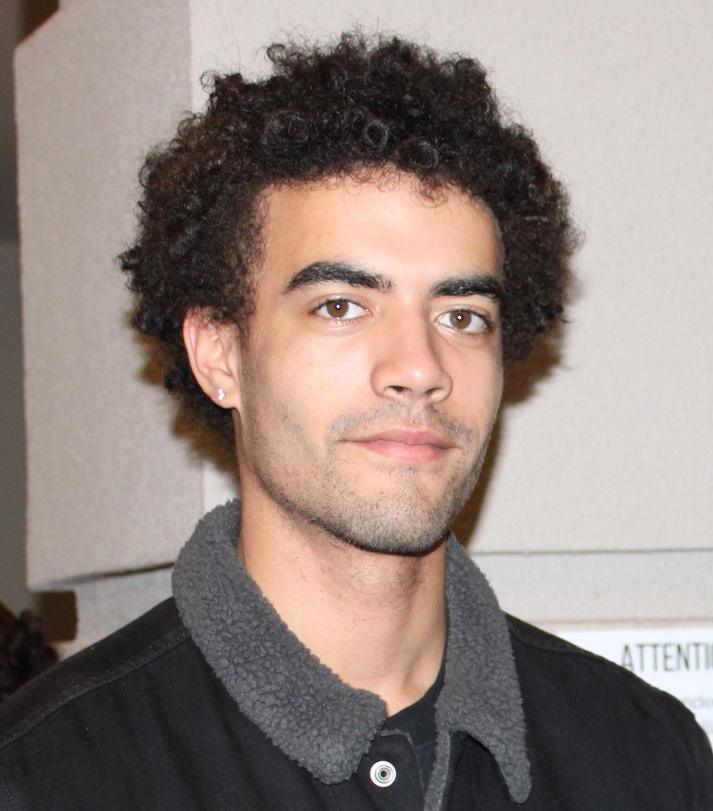
#> input picture Images/headshot copy.jpeg, 713 x 811 px
$ python -i image_to_ascii.py   (imports and definitions only)
#> lines starting #> are read from the running program, lines starting #| are printed output that depends on the picture
import PIL.Image
import tkinter as tk
from tkinter import filedialog
from PIL import Image, ImageTk

ASCII_CHARS = ["@", "#", "$", "%", "?", "*", "+", ";", ":", ",", "."]

def convert_image():
    path = filedialog.askopenfilename()
#> the answer given: Images/headshot copy.jpeg
    if path:
        try:
            image = Image.open(path)
#> image is the input picture: PIL image 713x811 RGB; mean R, G, B 146.6, 132.6, 126.6
            image = resize(image)
            greyscale_image = to_greyscale(image)
            ascii_str = pixel_to_ascii(greyscale_image)
            img_width = greyscale_image.width
            ascii_str_len = len(ascii_str)
            ascii_img = ""
            for i in range(0, ascii_str_len, img_width):
                ascii_img += ascii_str[i:i+img_width] + "\n"
            ascii_text.delete(1.0, tk.END)
            ascii_text.insert(tk.END, ascii_img)
        except Exception as e:
            print("Error:", e)

def main():
    path = input("Enter the path to the image file: \n")
    try:
        image = PIL.Image.open(path)
    except FileNotFoundError:
        print("Unable to find image at:", path)
        return

    image = resize(image)
    greyscale_image = to_greyscale(image)
    ascii_str = pixel_to_ascii(greyscale_image)
    img_width = greyscale_image.width
    ascii_str_len = len(ascii_str)
    ascii_img = ""
    # Split the string based on width of the image
    for i in range(0, ascii_str_len, img_width):
        ascii_img += ascii_str[i:i+img_width] + "\n"
    # Save the string to a file
    with open("ascii_image.txt", "w") as f:
        f.write(ascii_img)


def resize(image, new_width=100):
#> called with new_width = 100
    old_width, old_height = image.size
#> old_width = 713; old_height = 811
    new_height = int(new_width * old_height / old_width)
#> new_height = 113
    return image.resize((new_width, new_height))
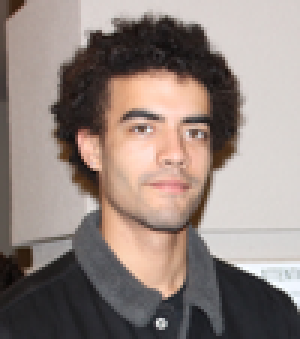
#> returned value: PIL image 100x113 RGB (shown 3 times larger); mean R, G, B 146.6, 132.6, 126.6

def to_greyscale(image):
    return image.convert("L")
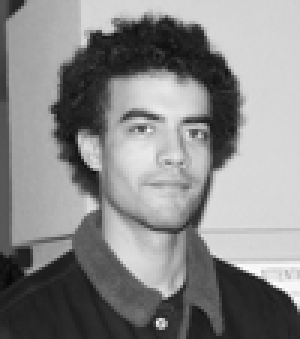
#> returned value: PIL image 100x113 L (shown 3 times larger); min 7, max 254, mean 136

def pixel_to_ascii(image):
    pixels = image.getdata()
    ascii_str = ""
    for pixel in pixels:
        # Normalize pixel intensity to the range [0, 255]
        normalized_intensity = pixel / 255.0
        # Map normalized intensity to the range [0, len(ASCII_CHARS)-1]
        index = int(normalized_intensity * (len(ASCII_CHARS) - 1))
        ascii_str += ASCII_CHARS[index]
#> this loop made 11300 passes
#> (pixel, normalized_intensity, index, ascii_str) on passes 1 to 3: (81, 0.318, 3, '%'), (80, 0.314, 3, '%%'), (69, 0.271, 2, '%%$')
    return ascii_str

# [2 lines not run here, left out]

# Create a button to trigger image selection
# [1 line that did not run here, left out]
# [1 line not run here, left out]

# Create a text widget to display ASCII art
# [1 line that did not run here, left out]
# [8 lines not run here, left out]

>>> result = convert_image()
#> in convert_image, `ascii_str_len = len(ascii_str)`: ascii_str_len = 11300
